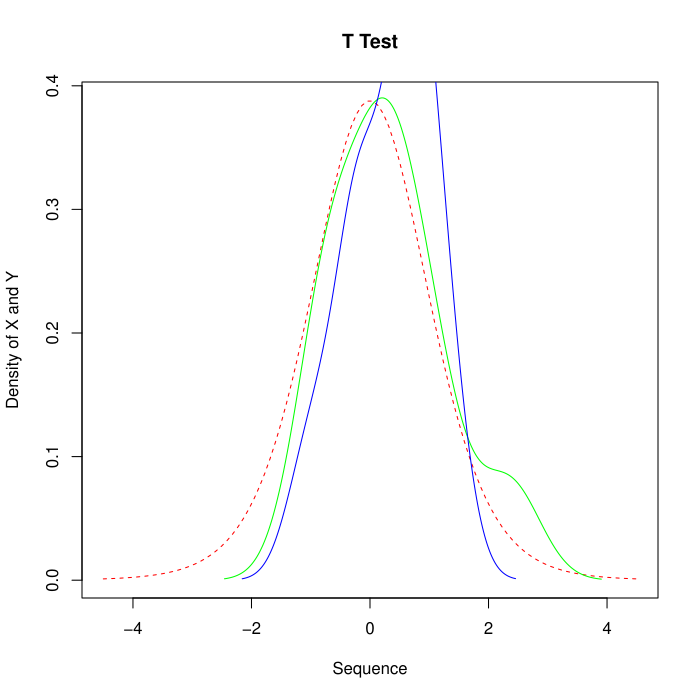

Write the R code that produced this figure.
Last login: Fri Jan 30 22:42:48 on ttys004
(base) dblass@destinys-MacBook-Air-3 ~ % R

R version 4.5.2 (2025-10-31) -- "[Not] Part in a Rumble"
Copyright (C) 2025 The R Foundation for Statistical Computing
Platform: aarch64-apple-darwin20

R is free software and comes with ABSOLUTELY NO WARRANTY.
You are welcome to redistribute it under certain conditions.
Type 'license()' or 'licence()' for distribution details.

  Natural language support but running in an English locale

R is a collaborative project with many contributors.
Type 'contributors()' for more information and
'citation()' on how to cite R or R packages in publications.

Type 'demo()' for some demos, 'help()' for on-line help, or
'help.start()' for an HTML browser interface to help.
Type 'q()' to quit R.

> # Generate dummy dataset
> x <- rnorm(10)
> y <- rnorm(10)
> 
> # Plot the variables x and y using a density plot
> pts <- seq(-4.5, 4.5, length = 100)
> 
> # Plot T-distribution with dashed line
> plot(pts, dt(pts, df = 9), col = 'red', type = 'l',
+      main = "T Test", xlab = "Sequence", ylab = "Density of X and Y",
+      lty = 2)
> 
> # Add density lines for x and y
> lines(density(x), col = 'green')
> lines(density(y), col = 'blue')
> # Save plot as PDF
> pdf("T-test edits.pdf")   # This will create a PDF called T-test edits.pdf
> 
> # Your existing plotting code
> pts <- seq(-4.5, 4.5, length = 100)
> plot(pts, dt(pts, df = 9), col = 'red', type = 'l',
+      main = "T Test", xlab = "Sequence", ylab = "Density of X and Y",
+      lty = 2)
> lines(density(x), col = 'green')
> lines(density(y), col = 'blue')
> 
> # Close the PDF (saves it)
> dev.off()
quartz 
     2 
> 
> list.files()
 [1] "Applications"                  "Assignment1.pdf"              
 [3] "Assignment1.R"                 "Assignment1.R.save"           
 [5] "Cursor code beginner"          "density_plot.png"             
 [7] "Desktop"                       "Documents"                    
 [9] "Downloads"                     "Library"                      
[11] "Movies"                        "Music"                        
[13] "OneDrive - Claflin University" "OverlySeeded"                 
[15] "Pictures"                      "Public"                       
[17] "PycharmProjects"               "T-test edits 2.pdf"           
[19] "T-test edits 2.png"            "T-test edits 2.R"             
[21] "T-test edits.pdf"             
> file.edit("T-test edits.R")
> # Save plot as PDF
> pdf("T-test edits.pdf")   # creates PDF
> 
> pts <- seq(-4.5, 4.5, length = 100)
> 
> # Plot T-distribution with dashed line
> plot(pts, dt(pts, df = 9), col = 'red', type = 'l',
+      main = "T Test", xlab = "Sequence", ylab = "Density of X and Y",
+      lty = 2)
> 
> # Add density lines
> lines(density(x), col = 'green')
> lines(density(y), col = 'blue')
> 
> # Close PDF
> dev.off()
quartz 
     2 
> list.files()
 [1] "Applications"                  "Assignment1.pdf"              
 [3] "Assignment1.R"                 "Assignment1.R.save"           
 [5] "Cursor code beginner"          "density_plot.png"             
 [7] "Desktop"                       "Documents"                    
 [9] "Downloads"                     "Library"                      
[11] "Movies"                        "Music"                        
[13] "OneDrive - Claflin University" "OverlySeeded"                 
[15] "Pictures"                      "Public"                       
[17] "PycharmProjects"               "T-test edits 2.pdf"           
[19] "T-test edits 2.png"            "T-test edits 2.R"             
[21] "T-test edits.pdf"              "T-test edits.R"               
> 'q()'
[1] "q()"
> cd "/Users/dblass/Documents/STAT401/ASSIGNMENTS/ASSIGNMENT 1"
Error: unexpected string constant in "cd "/Users/dblass/Documents/STAT401/ASSIGNMENTS/ASSIGNMENT 1""
> 'q()'
[1] "q()"
> ls
function (name, pos = -1L, envir = as.environment(pos), all.names = FALSE, 
    pattern, sorted = TRUE) 
{
    if (!missing(name)) {
        pos <- tryCatch(name, error = function(e) e)
        if (inherits(pos, "error")) {
            name <- substitute(name)
            if (!is.character(name)) 
                name <- deparse(name)
            warning(gettextf("%s converted to character string", 
                sQuote(name)), domain = NA)
            pos <- name
        }
    }
    all.names <- .Internal(ls(envir, all.names, sorted))
    if (!missing(pattern)) {
        if ((ll <- length(grep("[", pattern, fixed = TRUE))) && 
            ll != length(grep("]", pattern, fixed = TRUE))) {
            if (pattern == "[") {
                pattern <- "\\["
                warning("replaced regular expression pattern '[' by  '\\\\['")
            }
            else if (length(grep("[^\\\\]\\[<-", pattern))) {
                pattern <- sub("\\[<-", "\\\\\\[<-", pattern)
                warning("replaced '[<-' by '\\\\[<-' in regular expression pattern")
            }
        }
        grep(pattern, all.names, value = TRUE)
    }
    else all.names
}
<bytecode: 0x13005ad68>
<environment: namespace:base>
> q()
Save workspace image? [y/n/c]: y
(base) dblass@destinys-MacBook-Air-3 ~ % R

R version 4.5.2 (2025-10-31) -- "[Not] Part in a Rumble"
Copyright (C) 2025 The R Foundation for Statistical Computing
Platform: aarch64-apple-darwin20

R is free software and comes with ABSOLUTELY NO WARRANTY.
You are welcome to redistribute it under certain conditions.
Type 'license()' or 'licence()' for distribution details.

  Natural language support but running in an English locale

R is a collaborative project with many contributors.
Type 'contributors()' for more information and
'citation()' on how to cite R or R packages in publications.

Type 'demo()' for some demos, 'help()' for on-line help, or
'help.start()' for an HTML browser interface to help.
Type 'q()' to quit R.

[Previously saved workspace restored]

> # Set your assignment folder
> setwd("/Users/dblass/Documents/STAT401/ASSIGNMENTS/ASSIGNMENT 1")
> 
> # Confirm
> getwd()
[1] "/Users/dblass/Documents/STAT401/ASSIGNMENTS/ASSIGNMENT 1"
> list.files()
[1] "Assignment1.pdf"    "Assignment1.R"      "Documents"         
[4] "T-test edits.2.pdf" "T-test edits.2.R"  
> # Generate dummy data
> x <- rnorm(10)
> y <- rnorm(10)
> 
> # Save plot as PDF
> pdf("T-test edits.pdf")   # Creates PDF file
> 
> pts <- seq(-4.5, 4.5, length = 100)
> 
> # Plot T-distribution with dashed line
> plot(pts, dt(pts, df = 9), col = 'red', type = 'l',
+      main = "T Test", xlab = "Sequence", ylab = "Density of X and Y",
+      lty = 2)
> 
> # Add density lines
> lines(density(x), col = 'green')
> lines(density(y), col = 'blue')
> 
> # Close PDF (save)
> dev.off()
null device 
          1 
> file.edit(T-test edits.R")
Error: unexpected symbol in "file.edit(T-test edits.R"
> file.edit(
+ 
+ file.edit("T-test edits.R")
+ file.edit("T-test edits.R")
Error: unexpected symbol in:
"file.edit("T-test edits.R")
file.edit"
> file.edit("T-test edits.R")


# Generate dummy dataset
x <- rnorm(10)
y <- rnorm(10)

# Save plot as PDF
pdf("T-test edits.pdf")   # Creates PDF file in your working directory

# Create points for T-distribution
pts <- seq(-4.5, 4.5, length = 100)

# Plot T-distribution with dashed red line
plot(pts, dt(pts, df = 9), col = 'red', type = 'l',
     main = "T Test", xlab = "Sequence", ylab = "Density of X and Y",
     lty = 2)

# Add density curves for x and y
lines(density(x), col = 'green')
lines(density(y), col = 'blue')

# Close the PDF device to save the file
dev.off()
